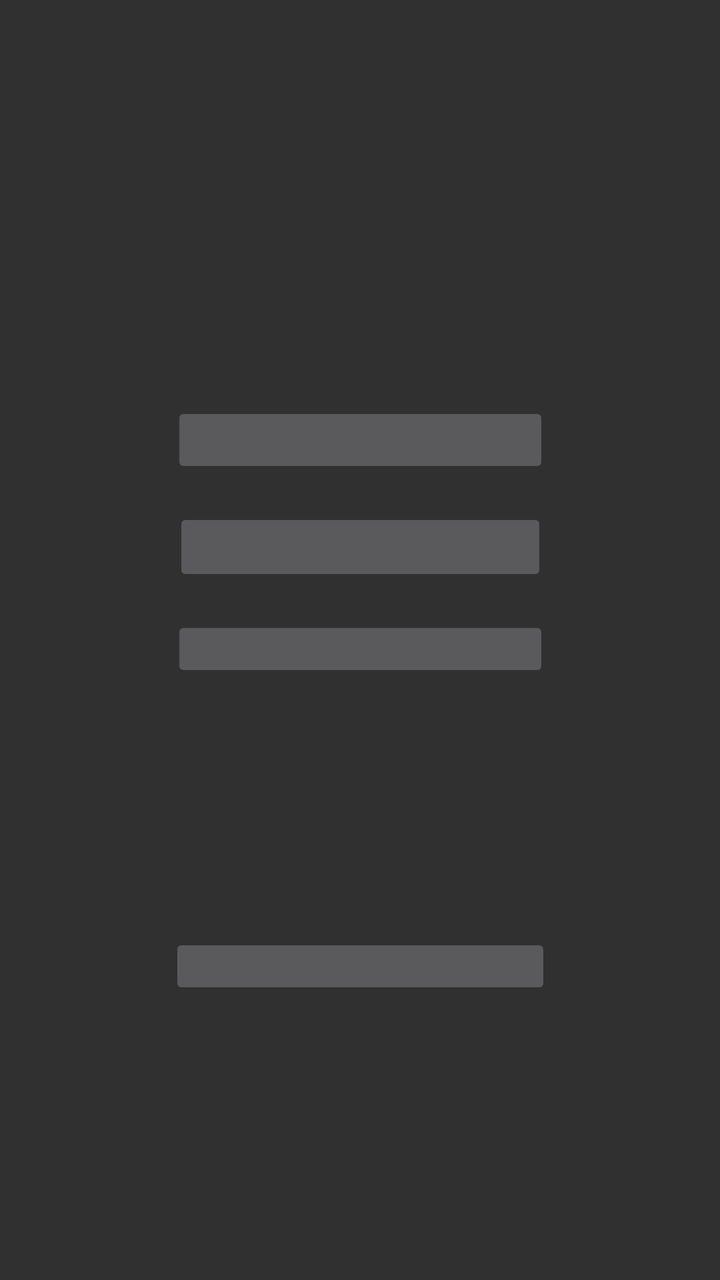
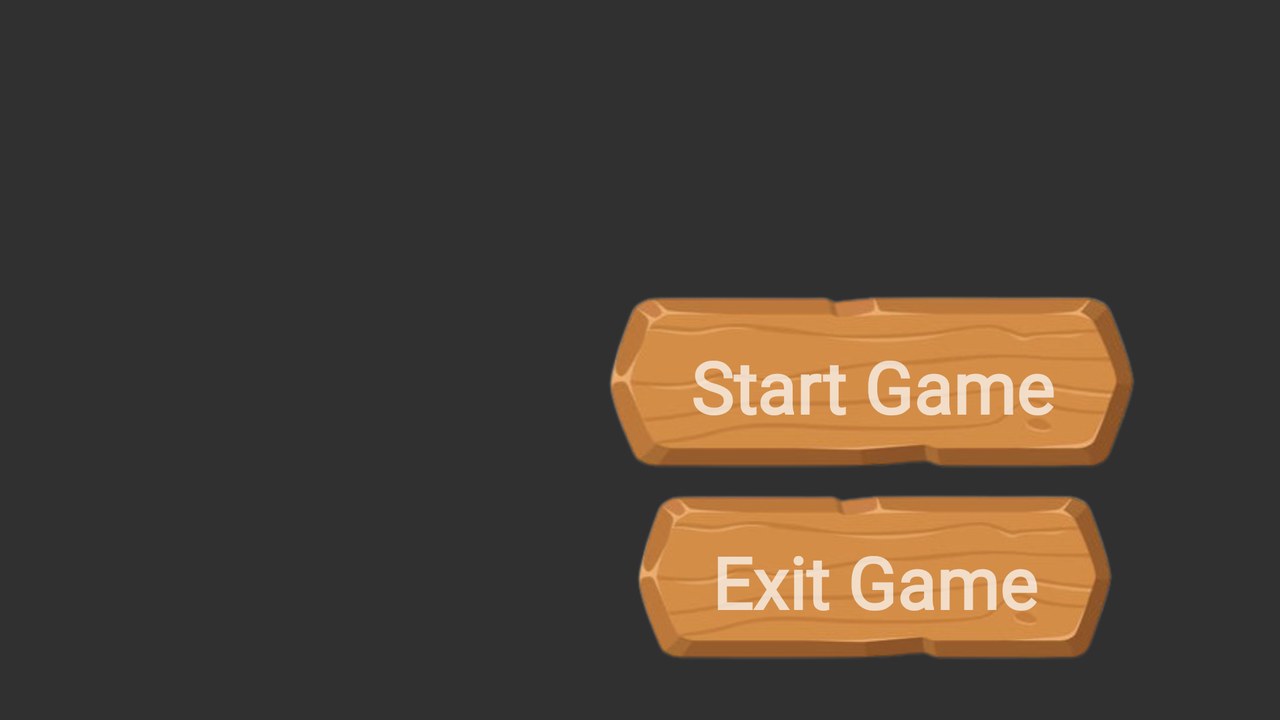

Compare how this app lays out the same screen by default and in its alternative resource folder. The renders come first, then the two layout files and the values they reference.
<!-- AndroidManifest.xml: application theme Theme.Design.NoActionBar -->
<!-- res/layout/activity_main_menu.xml -->
<?xml version="1.0" encoding="utf-8"?>
<androidx.constraintlayout.widget.ConstraintLayout xmlns:android="http://schemas.android.com/apk/res/android"
    xmlns:app="http://schemas.android.com/apk/res-auto"
    xmlns:tools="http://schemas.android.com/tools"
    android:layout_width="match_parent"
    android:layout_height="match_parent">

    <ImageButton
        android:id="@+id/SettingButton"
        android:layout_width="189dp"
        android:layout_height="33dp"
        android:layout_marginTop="15dp"
        app:layout_constraintEnd_toEndOf="parent"
        app:layout_constraintStart_toStartOf="parent"
        app:layout_constraintTop_toBottomOf="@+id/LoadGameButton"
        app:srcCompat="@drawable/ic_launcher_background" />

    <ImageButton
        android:id="@+id/StartGameButton"
        android:layout_width="189dp"
        android:layout_height="38dp"
        android:layout_marginTop="15dp"
        app:layout_constraintEnd_toEndOf="parent"
        app:layout_constraintStart_toStartOf="parent"
        app:layout_constraintTop_toBottomOf="@+id/TItleView"
        app:srcCompat="@drawable/ic_launcher_background" />

    <ImageButton
        android:id="@+id/ExitGameButton"
        android:layout_width="191dp"
        android:layout_height="33dp"
        android:layout_marginBottom="15dp"
        app:layout_constraintBottom_toBottomOf="parent"
        app:layout_constraintEnd_toEndOf="parent"
        app:layout_constraintStart_toStartOf="parent"
        app:layout_constraintTop_toBottomOf="@+id/SettingButton"
        app:srcCompat="@drawable/ic_launcher_background" />

    <ImageButton
        android:id="@+id/LoadGameButton"
        android:layout_width="187dp"
        android:layout_height="39dp"
        android:layout_marginTop="15dp"
        app:layout_constraintEnd_toEndOf="parent"
        app:layout_constraintStart_toStartOf="parent"
        app:layout_constraintTop_toBottomOf="@+id/StartGameButton"
        app:srcCompat="@drawable/ic_launcher_background" />

    <ImageView
        android:id="@+id/TItleView"
        android:layout_width="311dp"
        android:layout_height="171dp"
        android:layout_marginTop="15dp"
        app:layout_constraintEnd_toEndOf="parent"
        app:layout_constraintStart_toStartOf="parent"
        app:layout_constraintTop_toTopOf="parent"
        tools:srcCompat="@tools:sample/backgrounds/scenic" />
</androidx.constraintlayout.widget.ConstraintLayout>
<!-- resources referenced by this layout -->
<resources>

</resources>
<!-- res/layout-land/activity_main_menu.xml (the repository's variant of the layout above) -->
<!-- drawn on the phone turned sideways -->
<?xml version="1.0" encoding="utf-8"?>
<androidx.constraintlayout.widget.ConstraintLayout xmlns:android="http://schemas.android.com/apk/res/android"
    xmlns:app="http://schemas.android.com/apk/res-auto"
    xmlns:tools="http://schemas.android.com/tools"
    android:layout_width="match_parent"
    android:layout_height="match_parent"
    android:background="@drawable/mathquestmainmenubackground1__1_">

    <ImageButton
        android:id="@+id/StartGameButton"
        android:layout_width="299dp"
        android:layout_height="117dp"
        android:background="@null"
        android:scaleType="fitXY"
        app:layout_constraintBottom_toBottomOf="parent"
        app:layout_constraintEnd_toEndOf="parent"
        app:layout_constraintHorizontal_bias="0.84"
        app:layout_constraintStart_toStartOf="parent"
        app:layout_constraintTop_toTopOf="parent"
        app:layout_constraintVertical_bias="0.554"
        app:srcCompat="@drawable/game_assets_wood_gui_game_button_86036700__1__removebg_preview" />

    <ImageButton
        android:id="@+id/ExitGameButton"
        android:layout_width="270dp"
        android:layout_height="112dp"
        android:background="@null"
        android:scaleType="fitXY"
        app:layout_constraintBottom_toBottomOf="parent"
        app:layout_constraintEnd_toEndOf="parent"
        app:layout_constraintHorizontal_bias="0.817"
        app:layout_constraintStart_toStartOf="parent"
        app:layout_constraintTop_toTopOf="parent"
        app:layout_constraintVertical_bias="0.946"
        app:srcCompat="@drawable/game_assets_wood_gui_game_button_86036700__1__removebg_preview" />

    <TextView
        android:id="@+id/textView2"
        android:layout_width="268dp"
        android:layout_height="81dp"
        android:fontFamily="@font/metamorphous"
        android:gravity="center"
        android:text="@string/StartGameText"
        android:textSize="36sp"
        android:textStyle="bold"
        app:layout_constraintBottom_toBottomOf="@+id/StartGameButton"
        app:layout_constraintEnd_toEndOf="@+id/StartGameButton"
        app:layout_constraintStart_toStartOf="@+id/StartGameButton"
        app:layout_constraintTop_toTopOf="@+id/StartGameButton" />

    <TextView
        android:id="@+id/textView5"
        android:layout_width="259dp"
        android:layout_height="73dp"
        android:fontFamily="@font/metamorphous"
        android:gravity="center"
        android:text="@string/ExitGameMainText"
        android:textSize="36sp"
        android:textStyle="bold"
        app:layout_constraintBottom_toBottomOf="@+id/ExitGameButton"
        app:layout_constraintEnd_toEndOf="@+id/ExitGameButton"
        app:layout_constraintStart_toStartOf="@+id/ExitGameButton"
        app:layout_constraintTop_toTopOf="@+id/ExitGameButton" />

    <ImageView
        android:id="@+id/imageView2"
        android:layout_width="454dp"
        android:layout_height="221dp"
        app:layout_constraintBottom_toBottomOf="parent"
        app:layout_constraintEnd_toEndOf="parent"
        app:layout_constraintHorizontal_bias="1.0"
        app:layout_constraintStart_toStartOf="parent"
        app:layout_constraintTop_toTopOf="parent"
        app:layout_constraintVertical_bias="0.0"
        app:srcCompat="@drawable/mathquestlogo2" />


</androidx.constraintlayout.widget.ConstraintLayout>
<!-- resources referenced by the variant -->
<!-- as the phone turned sideways resolves them -->
<resources>
  <!-- drawable game_assets_wood_gui_game_button_86036700__1__removebg_preview: png bitmap (drawable, 42391 bytes) -->
  <string name="ExitGameMainText">Exit Game</string>
  <string name="StartGameText">Start Game</string>
</resources>
